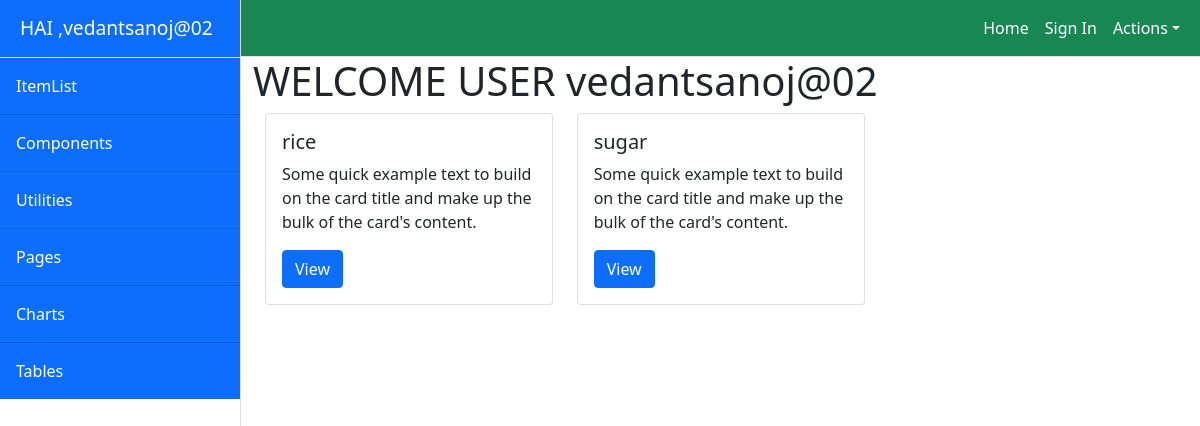
/owner/uhome (signed in), run on the app's committed database.
### CRMApp/models.py (models this page shows)
class MyUser(AbstractUser):
    Gstin=models.CharField(max_length=15,unique=True)
    Address1=models.CharField(max_length=1000)
    Address2=models.CharField(max_length=1000)
    Trade_name=models.CharField(max_length=100)
    place=models.CharField(max_length=100)
    pincode=models.IntegerField(null=True)

class Item(models.Model):
    productName=models.CharField(max_length=20)
    productDesc=models.CharField(max_length=100)
    quantity=models.IntegerField(null=True)
    qtyUnit=models.CharField(max_length=20)
    taxableAmount=models.IntegerField(null=True)

### CRMApp/decorators.py (the view)
    def wrapper(request,*args,**kwargs):
        if not request.user.is_authenticated:
            return redirect('signin')
        else:
            return func(request,*args,**kwargs)

### CRMApp/views.py (called while the page is built)
@loginrequired
def user_home(request,*args,**kwargs):
        items=Item.objects.all()
        context={
            "items":items
        }
        return render(request,"home.html",context)

### CRMApp/templates/home.html
<!DOCTYPE html>
{%extends 'index.html'%}
{%block body_block%}
<h1> WELCOME USER {{request.user}}</h1>
<div class="container">
    <div class="row">
        {%for item in items%}
            <div class="col-4">
                <div class="card" style="width: 18rem;">
                    <div class="card-body">
                        <h5 class="card-title">{{item.productName}}</h5>
                        <p class="card-text">Some quick example text to build on the card title and make up the bulk of the card's content.</p>
                        <a href="{%url 'detail' item.id%}" class="btn btn-primary">View</a>
                    </div>
                </div>
            </div>
        {% endfor %}
    </div>
</div>
{% endblock %}

### CRMApp/templates/index.html (shortened to what this page needs)
<!DOCTYPE html>
{%load static%}
<html lang="en">
    <head>
        <link href="{%static 'css/styles.css'%}" rel="stylesheet" />
    </head>
    <body style="background-image:url(/static/images/green.jpeg)">
        <div class="d-flex" id="wrapper">
            <div class="border-end bg-white" id="sidebar-wrapper">
                <div class="sidebar-heading border-bottom bg-primary"style="color:white">HAI ,{{request.user}}</div>
                <div class="list-group list-group-flush">
                    <a class="list-group-item list-group-item-action list-group-item-light p-3 bg-primary" href="{%url 'list'%}" style="color:white">ItemList</a>
                    <a class="list-group-item list-group-item-action list-group-item-light p-3 bg-primary" href="" style="color:white">Components</a>
                    <a class="list-group-item list-group-item-action list-group-item-light p-3 bg-primary" href="#" style="color:white">Utilities</a>
                    <a class="list-group-item list-group-item-action list-group-item-light p-3 bg-primary" href="" style="color:white">Pages</a>
                    <a class="list-group-item list-group-item-action list-group-item-light p-3 bg-primary " href="#!" style="color:white">Charts</a>
                    <a class="list-group-item list-group-item-action list-group-item-light p-3 bg-primary" href="#!" style="color:white">Tables</a>
                </div>
            </div>
            <div id="page-content-wrapper">
                <nav class="navbar navbar-expand-lg navbar-light bg-success border-bottom">
                    <div class="container-fluid">
                        <div class="collapse navbar-collapse" id="navbarSupportedContent">
                            <ul class="navbar-nav ms-auto mt-2 mt-lg-0">
                                <li class="nav-item active"><a class="nav-link" href="{%url 'uhome'%}" style="color:white">Home</a></li>
                                <li class="nav-item"><a class="nav-link" href="{%url 'login'%}" style="color:white">Sign In</a></li>
                                <li class="nav-item dropdown">
                                    <a class="nav-link dropdown-toggle" id="navbarDropdown" href="#" role="button" data-bs-toggle="dropdown" aria-haspopup="true" aria-expanded="false" style="color:white">Actions</a>
                                </li>
                            </ul>
                        </div>
                    </div>
                </nav>
                <div class="container-fluid">
                    {%block body_block%}
                    {% endblock %}
                </div>
            </div>
        </div>
    </body>
</html>

### data on the page
MyUser: user "vedantsanoj@02"
Item: productName "rice"
Item: productName "sugar"
